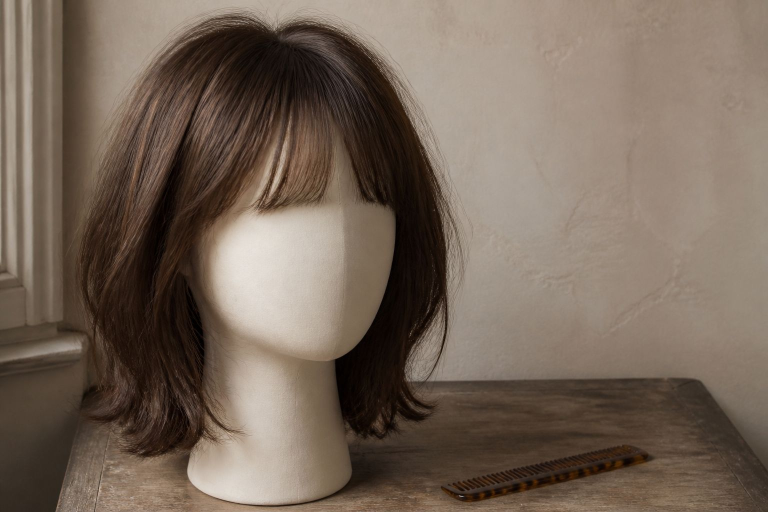
#> input picture assets/images/blogs/beauty/birkin-bangs-guide/birkin-bangs-hero.jpg, 1536 x 1024 px (shown at 1/2 size)
$ python optimize_images.py
#> lines starting #> are read from the running program, lines starting #| are printed output that depends on the picture
"""Create responsive WebP derivatives for by.foro photography.

Run from the repository root:
    python tools/optimize_images.py

The original JPEG remains the universal fallback. Existing source photographs are
never overwritten; the script only creates or refreshes WebP derivatives.
"""

from __future__ import annotations

from io import BytesIO
from pathlib import Path
from PIL import Image, ImageOps


ROOT = Path(__file__).resolve().parents[1]
IMAGE_ROOT = ROOT / "assets" / "images"
WIDTHS = (640, 960)


def save_webp(
    image: Image.Image,
    destination: Path,
    *,
    quality: int,
    max_bytes: int | None = None,
) -> None:
    destination.parent.mkdir(parents=True, exist_ok=True)
    candidate = b""
    current_quality = quality
    while current_quality >= 56:
        output = BytesIO()
        image.save(output, "WEBP", quality=current_quality, method=6, optimize=True)
        candidate = output.getvalue()
        if max_bytes is None or len(candidate) <= max_bytes:
            break
        current_quality -= 2
    if destination.exists() and destination.stat().st_size <= len(candidate):
        return
    destination.write_bytes(candidate)


def optimize(source: Path) -> list[Path]:
    created: list[Path] = []
    with Image.open(source) as opened:
#> opened is the input picture: PIL image 1536x1024 RGB; mean R, G, B 117.4, 101.8, 88.5
        image = ImageOps.exif_transpose(opened).convert("RGB")
        for width in WIDTHS:
            if image.width <= width:
                continue
            height = round(image.height * width / image.width)
            resized = image.resize((width, height), Image.Resampling.LANCZOS)
            destination = source.with_name(f"{source.stem}-{width}.webp")
            save_webp(resized, destination, quality=70 if width == 640 else 72)
            created.append(destination)
#> this loop made 2 passes
#> pass 1, in optimize, `resized = image.resize((width, height), Image.Resampling.LANCZOS)`:
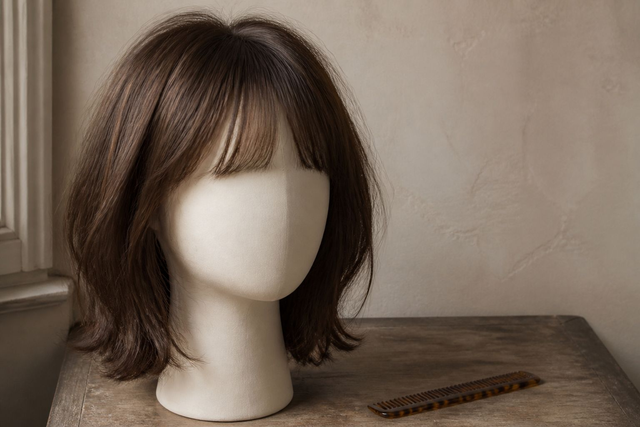
#> resized: PIL image 640x427 RGB; mean R, G, B 117.4, 101.8, 88.5
#> after the loop, created = 2 items

        full_destination = source.with_suffix(".webp")
        save_webp(image, full_destination, quality=68, max_bytes=150 * 1024)
        created.append(full_destination)
    return created


def main() -> None:
    sources = sorted(IMAGE_ROOT.rglob("*.jpg"))
    generated: list[Path] = []
    for source in sources:
        generated.extend(optimize(source))

    total_bytes = sum(path.stat().st_size for path in generated)
    print(
        f"Optimized {len(sources)} JPEG sources into {len(generated)} WebP files "
        f"({total_bytes / 1024 / 1024:.2f} MB)."
    )


if __name__ == "__main__":
#> (the run stopped early here; a loop or call above may not have finished)
